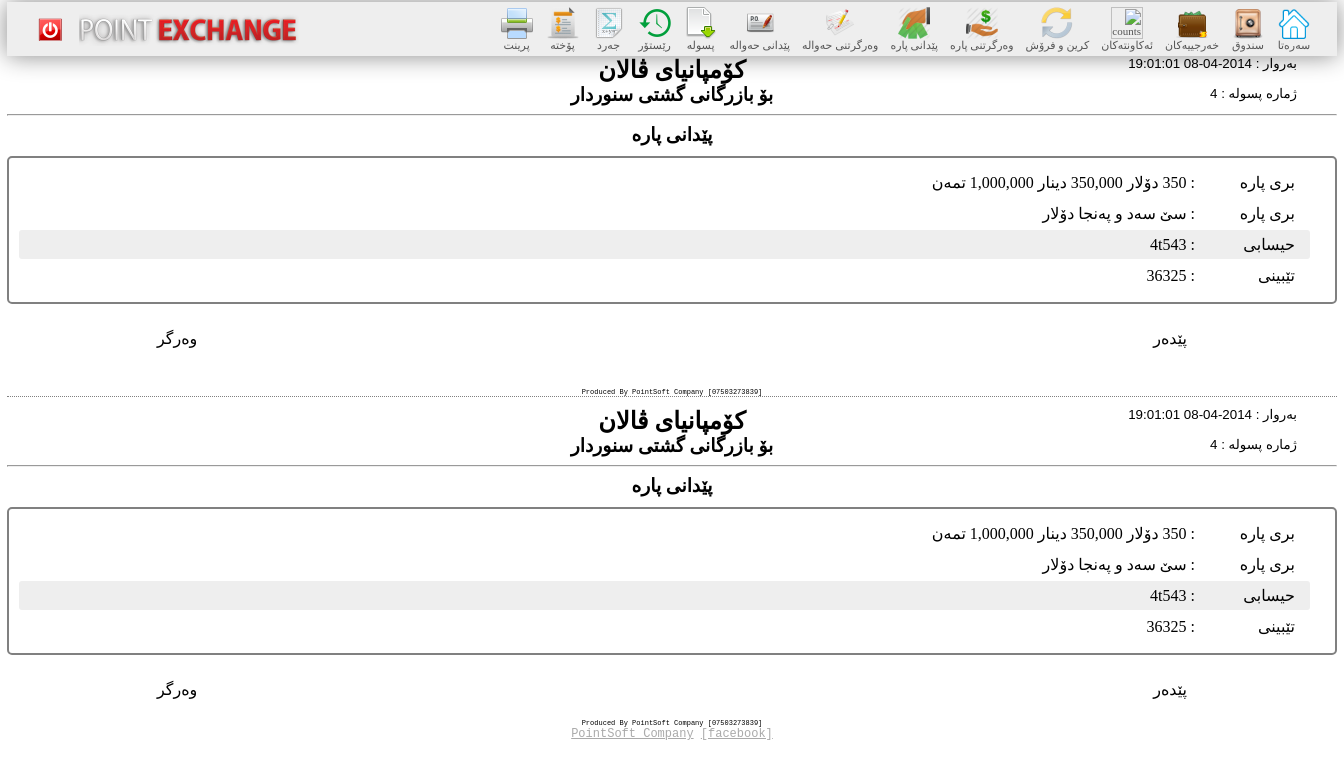
The app's page /loan_payout_view.php?id=4 (signed in) with its own data.
### tables this page shows
CREATE TABLE IF NOT EXISTS `loan_payout` (
  `id` int(11) NOT NULL AUTO_INCREMENT,
  `id_user` int(11) DEFAULT NULL,
  `id_account` int(11) NOT NULL,
  `date_time` datetime DEFAULT NULL,
  `a_dollar` decimal(12,0) DEFAULT NULL,
  `a_dinar` decimal(20,0) DEFAULT NULL,
  `a_tman` decimal(20,0) DEFAULT NULL,
  `detail` varchar(200) DEFAULT NULL,
  PRIMARY KEY (`id`)
);

CREATE TABLE IF NOT EXISTS `accounts` (
  `id` int(11) NOT NULL AUTO_INCREMENT,
  `owner_name` varchar(200) DEFAULT NULL,
  `account_number` varchar(50) DEFAULT NULL,
  `balance` bigint(20) DEFAULT NULL,
  `date_created` datetime DEFAULT NULL,
  `detail` varchar(200) DEFAULT NULL,
  PRIMARY KEY (`id`)
);

### class/loan_payout.class.php (called while the page is built, shortened)
<?php
require_once 'database.class.php';
class loan_payout extends database{
	private static $TABLE = 'loan_payout';
	public static function get_loan_payout_info($id){
		try{
			$sql = "SELECT p.id,p.date_time,p.a_dollar,p.a_dinar,p.a_tman,p.detail,a.owner_name FROM ".self::$TABLE." p left join accounts a on a.id = p.id_account WHERE p.id = :id";
			$stmt = self::$PDO->prepare($sql);
			$stmt->bindParam(':id',$id,PDO::PARAM_INT);
			$stmt->execute();
			$row = $stmt->fetch(PDO::FETCH_ASSOC);
			return $row;
		}
		catch(PDOException $e){
			echo 'Error: [loan_payout.class.php/function get_loan_payout_info]'.$e->getMessage().'<br>';
			die();
		}
	}
}
?>

### class/database.class.php (called while the page is built, shortened)
<?php
function dsh_money($money,$decimal_check = 2,$symbol = null){
	$negative = false;
	$decimal = $money - intval($money);
	$arr = array();
	if($money !== 0)
		while($money){
			$part = strval($money % 1000);
			$len = strlen($part);
			if($len == 1)
				$part = '00'.$part;
			else if($len == 2)
				$part = '0'.$part;
			$money =intval($money/1000);
			array_push($arr, $part);
		}
	else
		$arr = array(0);
	$arr = array_reverse($arr);
	$str = implode(',', $arr);
	if(strlen($str)>1){
		if($str[0]=='0')
			$str = substr($str, 1);
		if($str[0]=='0')
			$str = substr($str, 1);
	}
	return $str;
}
function money_to_word($number)
{
    $max_size = pow(10,18);
    if (is_int($number) && $number < abs($max_size))
    {
        switch ($number)
        {
            case 3:
                $string = "سێ";
                break;
            case 50:
                $string = "پەنجا";
                break;
            case $number < pow(10,3):
                $prefix = money_to_word(intval(floor($number/pow(10,2)))) . " سەد";
                if ($number%pow(10,2)) $suffix = " و " . money_to_word($number%pow(10,2));
                $string = $prefix . @$suffix;
                break;
        }
    } else
    {
        echo "ERROR with - $number<br/> Number must be an integer between -" . number_format($max_size, 0, ".", ",") . " and " . number_format($max_size, 0, ".", ",") . " exclussive.";
    }
    return $string;
}
?>

### loan_payout_view.php (the view, shortened to what this page needs)
<?php
	require_once 'class/database.class.php';
	require_once 'class/loan_payout.class.php';
	$order_payment_info = loan_payout::get_loan_payout_info(@$_GET['id']);
	$money = '';
	if($order_payment_info['a_dollar'])
		$money .= dsh_money($order_payment_info['a_dollar']).' دۆلار ';
	if($order_payment_info['a_dinar'])
		$money .= dsh_money($order_payment_info['a_dinar']).' دینار ';
	if($order_payment_info['a_tman'])
		$money .= dsh_money($order_payment_info['a_tman']).' تمەن ';
?>
<html>
<?php require_once 'head_tag.php'; ?>
  <body>
  	<div id="wrapper">
  		<?php require_once 'nav.php'; ?>
  		<div id="main">
			<section>
				<h2>کۆمپانیای ڤالان</h2>
				<h3>بۆ بازرگانی گشتی سنوردار</h3>
				<div class="corner">
					<p>بەروار : <?php echo $order_payment_info['date_time']; ?></p>
					<p>ژمارە پسوله : <?php echo $order_payment_info['id']; ?></p>
				</div>
				<hr>
				<h3>پێدانی پاره</h3>
				<div class="package">
					<p><span> بری پاره  </span>: <?php echo $money ?> </p>
					<p><span> بری پاره  </span>: <?php echo money_to_word(intval($order_payment_info['a_dollar'])); ?> دۆلار</p>
					<p class="ee"><span> حیسابی </span>: <?php echo $order_payment_info['owner_name']; ?></p>
					<p><span> تێبینی </span>: <?php echo $order_payment_info['detail']; ?></p>
				</div>
				<div class="pedar">پێدەر</div>
				<div class="warger">وەرگر</div>
			</section>
			<div class="dash">Produced By PointSoft Company [07503273839]</div>
			<section>
				<h2>کۆمپانیای ڤالان</h2>
				<h3>بۆ بازرگانی گشتی سنوردار</h3>
				<div class="corner">
					<p>بەروار : <?php echo $order_payment_info['date_time']; ?></p>
					<p>ژمارە پسوله : <?php echo $order_payment_info['id']; ?></p>
				</div>
				<hr>
				<h3>پێدانی پاره</h3>
				<div class="package">
					<p><span> بری پاره  </span>: <?php echo $money ?> </p>
					<p><span> بری پاره  </span>: <?php echo money_to_word(intval($order_payment_info['a_dollar'])); ?> دۆلار</p>
					<p class="ee"><span> حیسابی </span>: <?php echo $order_payment_info['owner_name']; ?></p>
					<p><span> تێبینی </span>: <?php echo $order_payment_info['detail']; ?></p>
				</div>
				<div class="pedar">پێدەر</div>
				<div class="warger">وەرگر</div>
			</section>
			<div class="dash2">Produced By PointSoft Company [07503273839]</div>
		</div>
		<?php require_once 'footer.php'; ?>
  </body>
</html>

### style.css (style rules this page uses)
body { background: url('images/500px/seamlesstexture21_500.jpg'); margin: 0; }
#wrapper { width: 1330px; border: 2px solid white; margin: 0 auto; background-color: rgba(255,255,255,0.8); }

### loan_payout_view.php (style rules this page uses)
.corner { margin-top: -55px; float: right; font-family: arial; font-size: smaller; direction: rtl; }
section { direction: rtl; font-family: 'kxani'; }
section h2, section h3 { text-align: center; margin:0; }
.corner p { margin:0 25px 5px 0; }
section p { margin:0 15px 2px 0; padding: 5px; padding-right: 15px; border-radius: 3px; }
section p span { display: inline-block; width: 100px; }
section .package { border: 2px solid gray; border-radius: 5px; padding: 10px; margin-top: 10px; }
.pedar { float:right; margin: 25px 150px 0 0; }
.warger { float:left; margin: 25px 0 0 150px; }
.ee { background-color: #EEE; }
.dash { border-bottom: 1px dotted gray; margin: 40px 0 10px 0; text-align: center; font-family: courier new; font-size: 7px; }
.dash2 { margin: 20px 0 0 0; text-align: center; font-family: courier; font-size: 7px; }

### records on screen
loan_payout: date_time "2014-04-08 19:01:01", id "4", a_dollar "سێ سەد و پەنجا", id_account.owner_name "4t543", detail "36325"

### other values on screen
$words[$phrase] "سەرەتا سندوق خەرجییەکان ئەکاونتەکان کرین و فرۆش وەرگرتنی پاره پێدانی پارە وەرگرتنی حەوالە پێدانی حەوالە پسولە رێستۆر جەرد پۆخته پرینت"
$money "350 دۆلار 350,000 دینار 1,000,000 تمەن"
